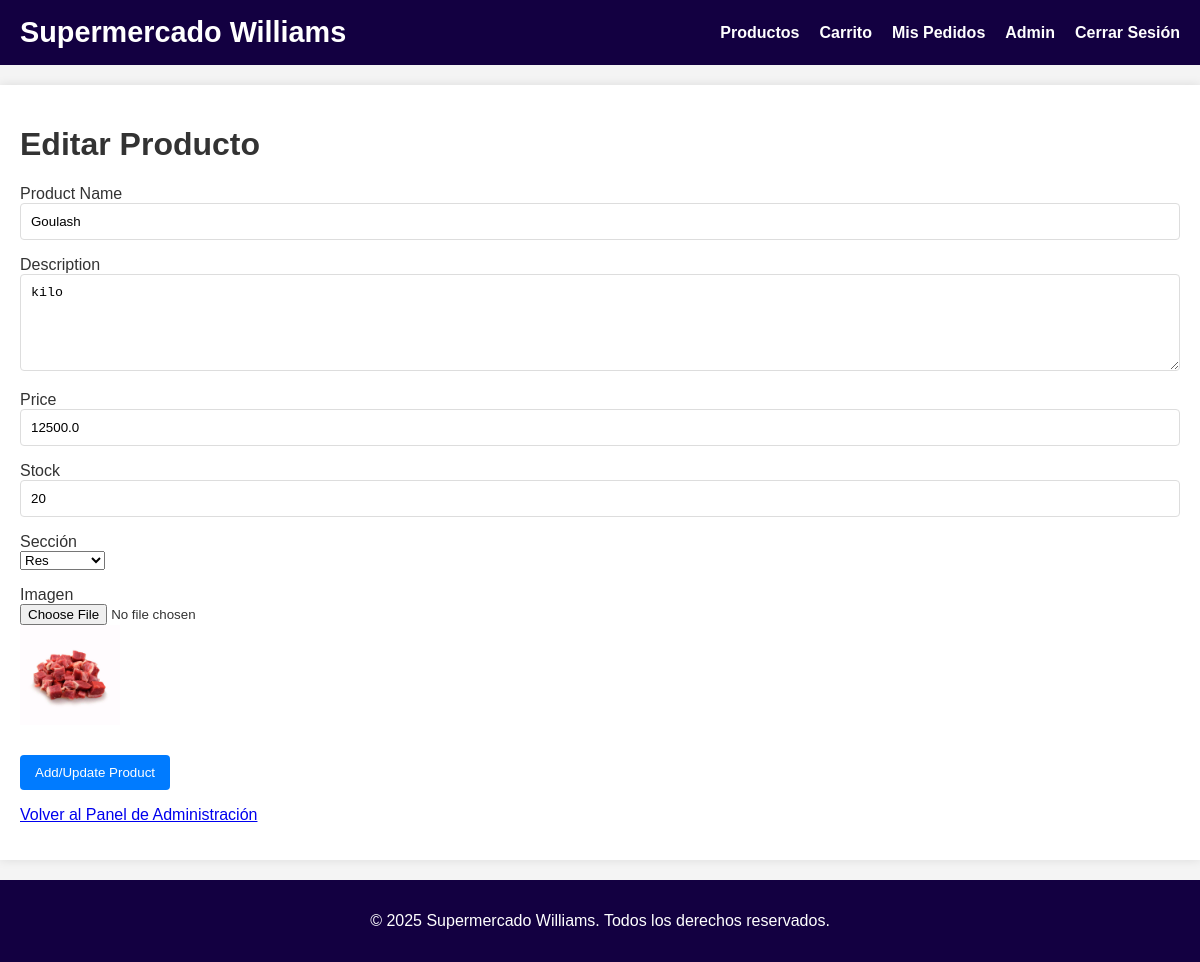
The page /admin/product/edit/4 (signed in) on the database as committed earlier.
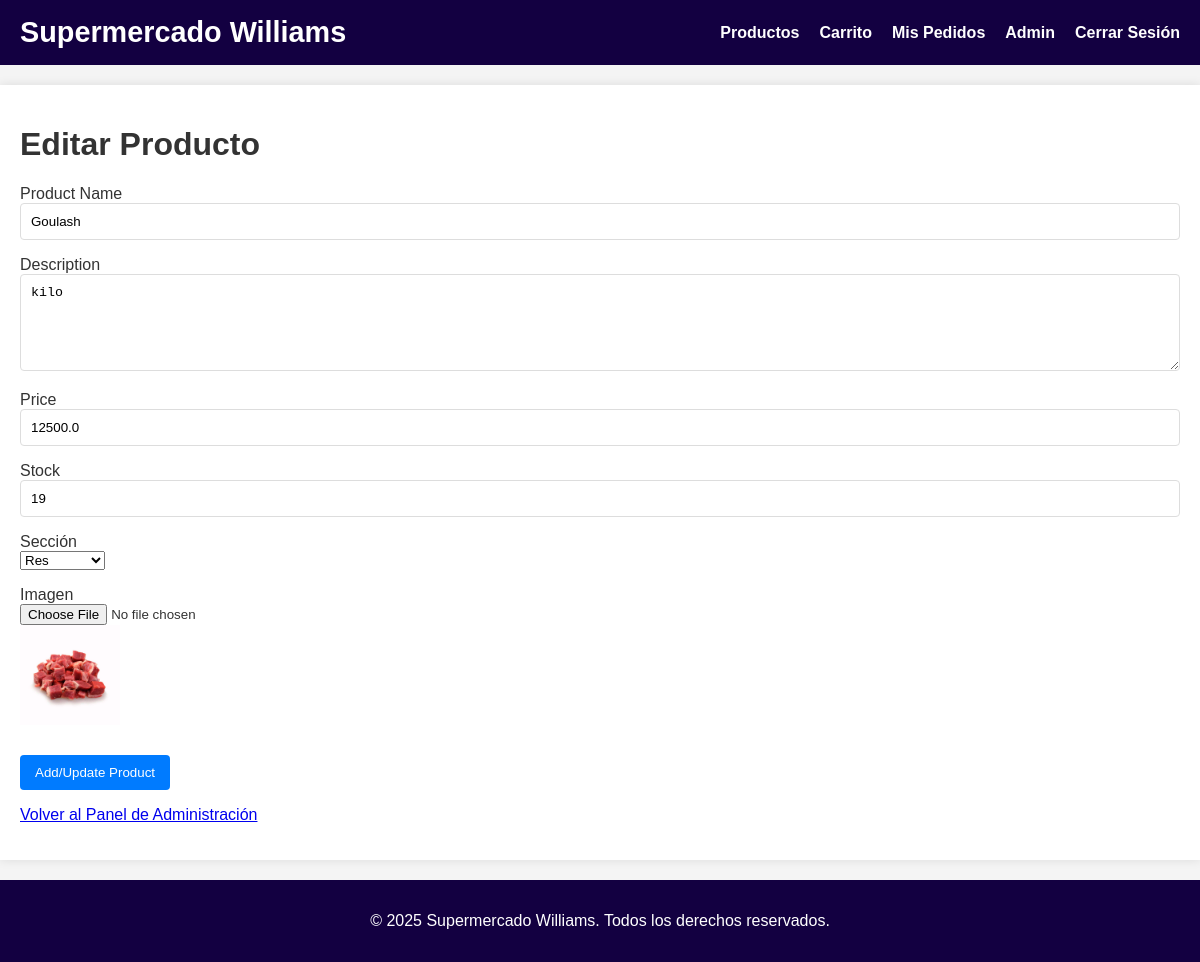
The same page on the database as committed later.
### models.py (models this page shows, shortened)
class Product(db.Model):
    id = db.Column(db.Integer, primary_key=True)
    secction = db.Column(db.String(64), nullable=False, default="Res")
    name = db.Column(db.String(128), nullable=False)
    description = db.Column(db.Text)
    price = db.Column(db.Float, nullable=False)
    stock = db.Column(db.Integer, nullable=False, default=0)
    image_url = db.Column(db.String(256))

### routes.py (the view)
@app.route('/admin/product/new', methods=['GET', 'POST'])
@app.route('/admin/product/edit/<int:product_id>', methods=['GET', 'POST'])
@login_required
def manage_product(product_id=None):
    if not current_user.is_admin:
        flash('Access denied. You need to be an administrator.', 'danger')
        return redirect(url_for('index'))
    product = None
    if product_id:
        product = Product.query.get_or_404(product_id)
        form = ProductForm(obj=product)
    else:
        form = ProductForm()
    import os
    from werkzeug.utils import secure_filename
    if form.validate_on_submit():
        filename = None
        if form.image.data:
            filename = secure_filename(form.image.data.filename)
            img_path = os.path.join(app.root_path, 'static', 'imgs', filename)
            form.image.data.save(img_path)
        if product:
            form.populate_obj(product)
            if filename:
                product.image_url = filename
            flash('Product updated successfully!', 'success')
        else:
            new_product = Product(
                secction=form.secction.data,
                name=form.name.data,
                description=form.description.data,
                price=form.price.data,
                stock=form.stock.data,
                image_url=filename if filename else None
            )
            db.session.add(new_product)
            flash('Product added successfully!', 'success')
        db.session.commit()
        return redirect(url_for('admin_dashboard'))
    elif request.method == 'GET' and product_id:
        form.name.data = product.name
        form.description.data = product.description
        form.price.data = product.price
        form.stock.data = product.stock
    return render_template('admin/manage_product.html', title='Manage Product', form=form, product=product)

### forms.py
class ProductForm(FlaskForm):
    secction = SelectField('Sección', choices=[
        ('Res', 'Res'),
        ('Pollo', 'Pollo'),
        ('Embutidos', 'Embutidos'),
        ('Cerdo', 'Cerdo'),
        ('Verduras', 'Verduras'),
        ('Frutas', 'Frutas'),
        ('Abarrotes', 'Abarrotes')
    ], validators=[DataRequired()])
    name = StringField('Product Name', validators=[DataRequired(), Length(min=2, max=128)])
    description = TextAreaField('Description')
    price = FloatField('Price', validators=[DataRequired()])
    stock = IntegerField('Stock', validators=[DataRequired()])
    image = FileField('Imagen', validators=[FileAllowed(['jpg', 'jpeg', 'png', 'gif'], 'Solo imágenes.')])
    submit = SubmitField('Add/Update Product')

### models.py (called while the page is built)
    @property
    def is_authenticated(self):
        return True

### routes.py (called while the page is built)
@login_manager.user_loader
def load_user(user_id):
    return User.query.get(int(user_id))

### templates/admin/manage_product.html (shortened to what this page needs)
{% extends "base.html" %}
{% block content %}
    <h1>{% if product %}Editar Producto{% else %}Añadir Nuevo Producto{% endif %}</h1>
    <form action="" method="post" enctype="multipart/form-data">
        <p>
            {{ form.name.label }}<br>
            {{ form.name(size=64) }}<br>
        </p>
        <p>
            {{ form.description.label }}<br>
            {{ form.description(cols=60, rows=5) }}<br>
        </p>
        <p>
            {{ form.price.label }}<br>
            {{ form.price(size=10) }}<br>
        </p>
        <p>
            {{ form.stock.label }}<br>
            {{ form.stock(size=10) }}<br>
        </p>
        <p>
            {{ form.secction.label }}<br>
            {{ form.secction() }}<br>
        </p>
        <p>
            {{ form.image.label }}<br>
            {{ form.image() }}<br>
            {% if product and product.image_url %}
                <img src="{{ url_for('static', filename='imgs/' + product.image_url) }}" alt="Imagen actual" style="max-width:100px;">
            {% endif %}
        </p>
        <p>{{ form.submit() }}</p>
    </form>
    <p><a href="{{ url_for('admin_dashboard') }}">Volver al Panel de Administración</a></p>
{% endblock %}

Rows that differ between the two databases and show on the page:
changed Product "Goulash": stock "20" → "19"
